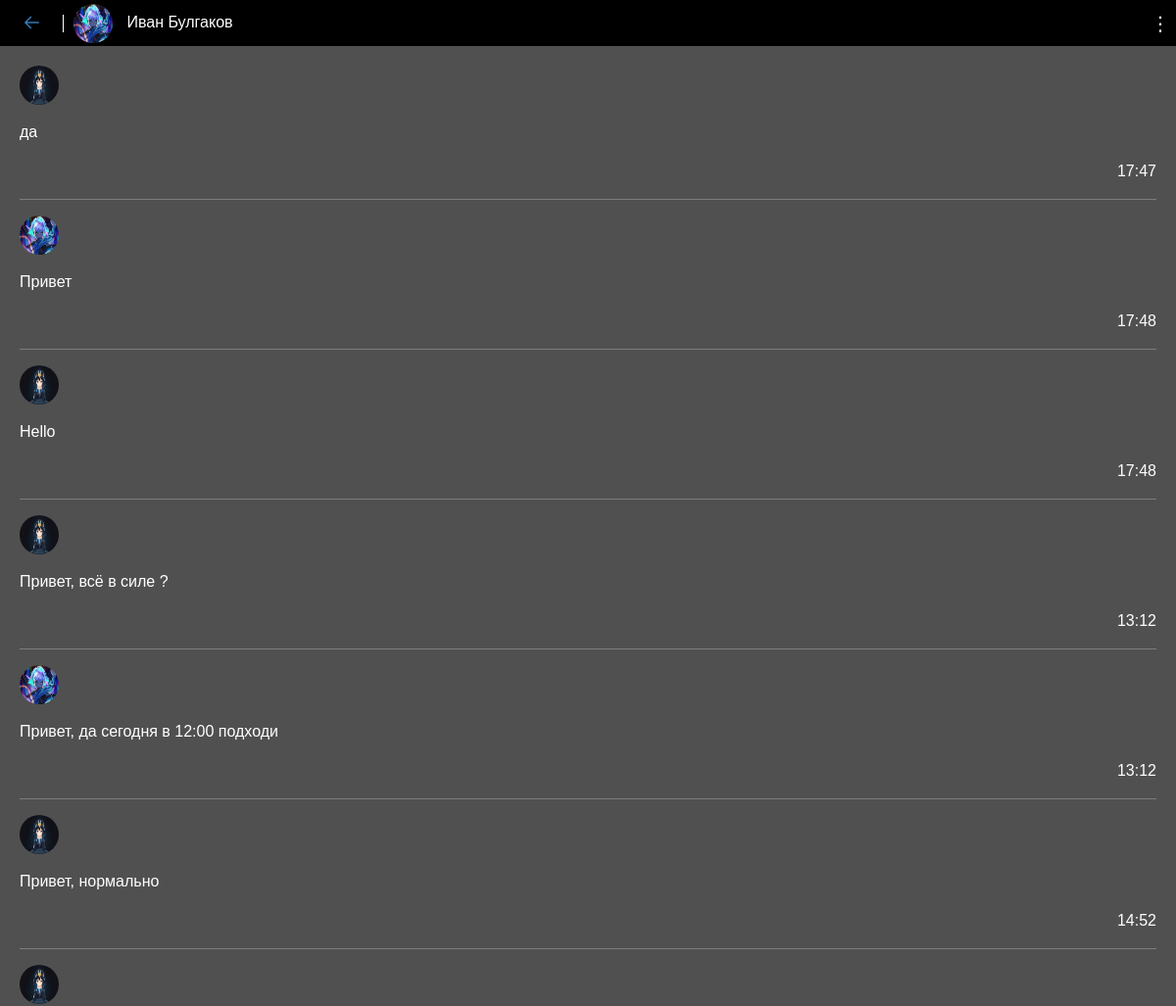
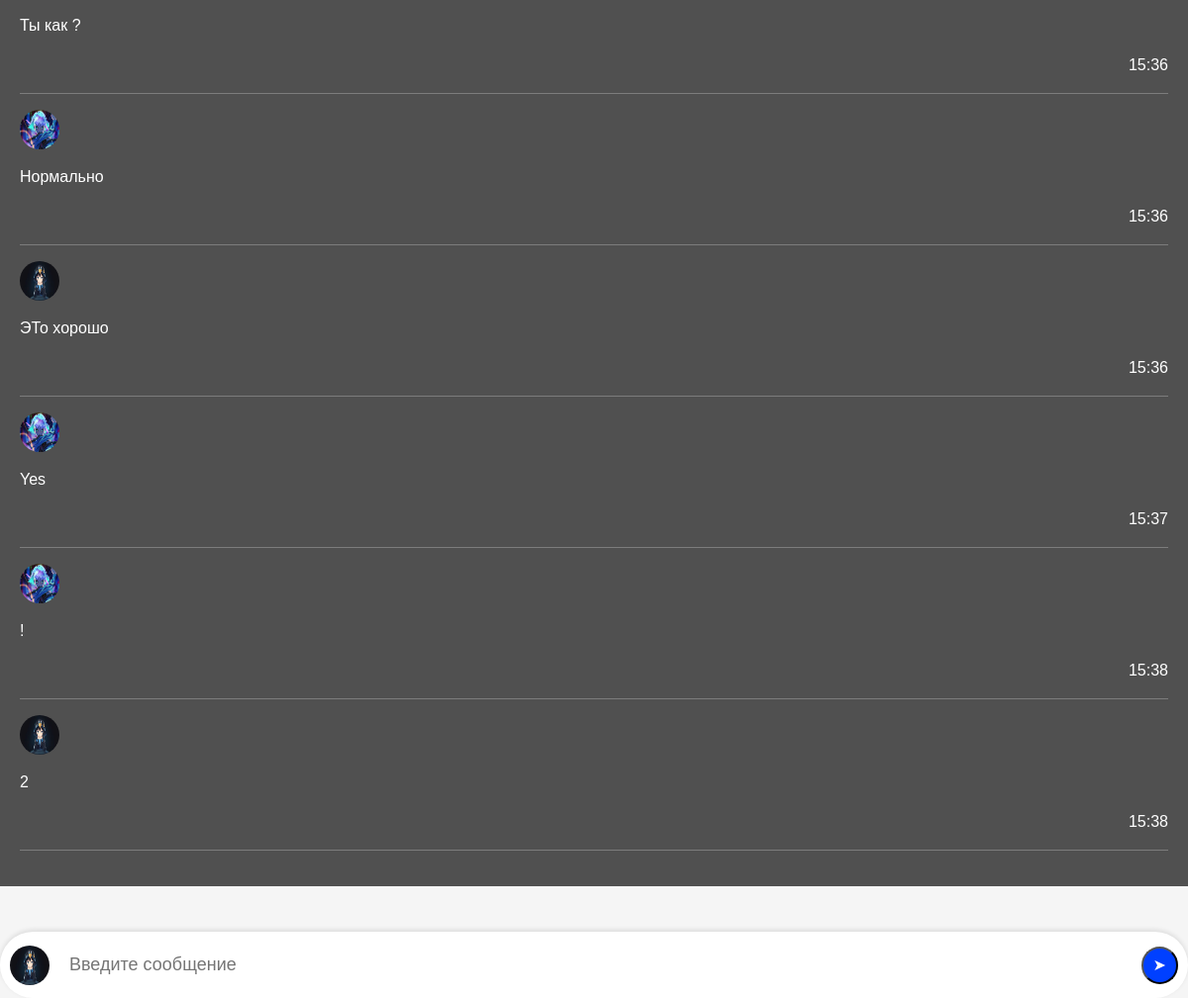
The page /messages/7/ (signed in) on the database its author committed (2 pictures, top to bottom).
### user_profile/models.py (models this page shows, shortened)
class Profile(models.Model):
    user = models.OneToOneField(User, null=True, blank=True, on_delete=models.CASCADE)
    first_name = models.CharField(max_length=100)
    last_name = models.CharField(max_length=100)
    email = models.EmailField()
    telegram_url = models.URLField(blank=True, null=True)
    youtube_url = models.URLField(blank=True, null=True)
    vk_url = models.URLField(blank=True, null=True)
    profile_picture = models.ImageField("Изображения", default="profile_pictures/default_profile_picture.jpg",
                                        null=True,
                                        blank=True, upload_to='media/profile_pictures')
    city = models.CharField(max_length=100)

### user_messeges/models.py (models this page shows, shortened)
class ConversationMessage(models.Model):
    conversation = models.ForeignKey(Conversation, related_name='messages', on_delete=models.CASCADE)
    content = models.TextField()
    created_at = models.DateTimeField(auto_now_add=True)
    created_by = models.ForeignKey(User, related_name='created_messages', on_delete=models.CASCADE)

### user_messeges/views.py (the view)
# urls.py: path('messages/<int:pk>/', views.detail, name='detail'),
@login_required
def detail(request, pk):
    conversation = Conversation.objects.filter(members__in=[request.user.id]).get(pk=pk)
    interlocutor = conversation.members.exclude(id=request.user.id).first()
    if request.method == 'POST':
        form = ConversationMessageForm(request.POST)
        if form.is_valid():
            conversation_message = form.save(commit=False)
            conversation_message.conversation = conversation
            conversation_message.created_by = request.user
            conversation_message.save()
            conversation.save()
            return redirect('detail', pk=pk)
    else:
        form = ConversationMessageForm()
    return render(request, 'detail.html', {
        'conversation': conversation,
        'form': form,
        'interlocutor': interlocutor
    })

### user_messeges/forms.py
class ConversationMessageForm(forms.ModelForm):
    class Meta:
        model = ConversationMessage
        fields = ['content']
        widgets = {
            "content": Textarea(attrs={
                'class': 'form-control',
                'placeholder': 'Сообщения'
            }),
        }

### user_messeges/templates/detail.html (shortened to what this page needs)
{% extends 'tasks_app/layout.html' %}
{% load static %}
{% block content %}
<div class="col">
    <a class="arrow-3" href="/message/">
</a>
    <a href="{% url 'user_profile' interlocutor.id %}" class="user-link">
        <img class="profile-pic" src="{{ interlocutor.profile.profile_picture.url }}">
        {{ interlocutor.profile.first_name }} {{ interlocutor.profile.last_name }}
    </a>
<div class="dropdown">
    <button class="dropbtn">⋮</button>
</div>
</div>
<div id="here">
    <div   class="chat-container">
    {% for message in conversation.messages.all %}
        <div class="message-container {% if message.created_by == request.user %}right{% else %}left{% endif %}"
             {% if forloop.last %}id="last-message"{% endif %}>
            <div class="messages">
                <img class="profile-pic" src="{{ message.created_by.profile.profile_picture.url }}">
                <p>{{ message.content|linebreaks|urlize }}</p>
                <div class="time_mess" align="right">{{ message.created_at|time:"H:i" }}</div>
            <hr>
            </div>
        </div>
    {% endfor %}
</div>
</div>
<form method="post">
    <div id="message-input-container">
        <img id="profile-pic" class="profile-pic" src="{{ request.user.profile.profile_picture.url }}">
        <input id="message-input" type="text" name="content" placeholder="Введите сообщение" required>
        <button type="submit" class="send-button" style="background-color: #0040FF; border-radius: 50%; padding: 5px 10px;
         color: white; margin-left: 120px;">
           ➤
        </button>
    </div>
</form>
{% endblock %}

### tasks_app/static/tasks_app/css/tasks_app.css (style rules this page uses)
html, body { width: 100%; height:100%; }
body { background: #0B0C10; }

### user_messeges/templates/detail.html (style rules this page uses)
body { background-color: #F5F5F5; margin: 0; padding: 0; font-family: Arial, sans-serif; }
.chat-container { background-color: #000000ab; padding: 20px; color: white; height: calc(100vh - 160px); overflow-y: auto; margin-left: auto; margin-right: auto; }
.message-container { margin-bottom: 10px; }
#message-input-container { display: flex; align-items: center; position: fixed; bottom: 0; left: 0; width: 100%; padding: 10px; background-color: #fff; box-shadow: 0 -2px 5px rgba(0, 0, 0, 0.1); border-radius: 50px; }
#message-input { width: 85%; border: none; outline: none; font-size: 18px; padding: 10px; border-radius: 50px; }
.profile-pic { width: 40px; height: 40px; border-radius: 50%; margin-right: 10px; }
.user-link { color: white; text-decoration: none; margin-left: 10px; }
.arrow-3 { color: #337AB7; cursor: pointer; text-decoration: none; font-size: 18px; height: 18px; line-height: 18px; display: inline-flex; align-items: center; }
.arrow-3 .arrow-3-icon { position: relative; top: -1px; transition: transform 0.3s ease; vertical-align: middle; transform: rotate(180deg); margin: 6px; }
.col { display: flex; align-items: center; background: #000; width: auto; height: 47px; padding: 0 10px; }
.arrow-3::after { content: ""; display: block; width: 1px; height: 100%; background-color: #fff; margin-left: 10px; justify-content: flex-end; }
.dropdown { position: absolute; right: 0; display: inline-block; justify-content: flex-end; }
.dropbtn { background: none; border: none; font-size: 20px; cursor: pointer; outline: none; color: #fff; }

### rows shown on the page
ConversationMessage: created_by.profile.profile_picture (picture), content "да", created_at "17:47"
ConversationMessage: created_by.profile.profile_picture (picture), content "Привет", created_at "17:48"
ConversationMessage: created_by.profile.profile_picture (picture), content "Hello", created_at "17:48"
ConversationMessage: created_by.profile.profile_picture (picture), content "Привет, всё в силе ?", created_at "13:12"
ConversationMessage: created_by.profile.profile_picture (picture), content "Привет, да сегодня в 12:00 подходи", created_at "13:12"
ConversationMessage: created_by.profile.profile_picture (picture), content "Привет, нормально", created_at "14:52"
ConversationMessage: created_by.profile.profile_picture (picture), content "Ты как ?", created_at "15:36"
ConversationMessage: created_by.profile.profile_picture (picture), content "Нормально", created_at "15:36"
ConversationMessage: created_by.profile.profile_picture (picture), content "ЭТо хорошо", created_at "15:36"
ConversationMessage: created_by.profile.profile_picture (picture), content "Yes", created_at "15:37"
ConversationMessage: created_by.profile.profile_picture (picture), content "!", created_at "15:38"
ConversationMessage: created_by.profile.profile_picture (picture), content "2", created_at "15:38"

### other values the page prints
{{ interlocutor.profile.first_name }} "Иван"
{{ interlocutor.profile.last_name }} "Булгаков"
